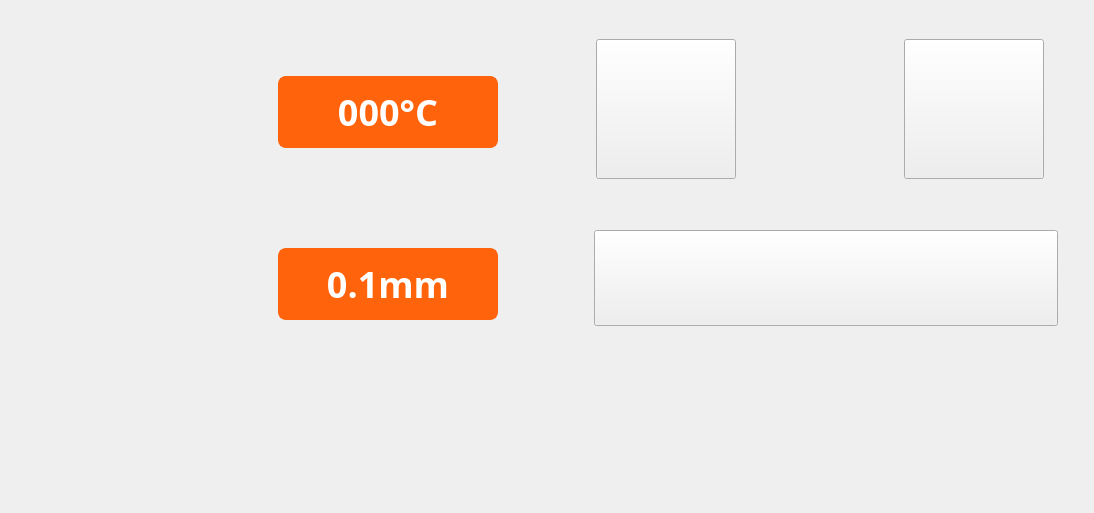
<?xml version="1.0" encoding="UTF-8"?>
<ui version="4.0">
 <class>JLExtruderUnit</class>
 <widget class="QWidget" name="JLExtruderUnit">
  <property name="geometry">
   <rect>
    <x>0</x>
    <y>0</y>
    <width>1094</width>
    <height>513</height>
   </rect>
  </property>
  <property name="windowTitle">
   <string>Form</string>
  </property>
  <widget class="QLabel" name="label">
   <property name="geometry">
    <rect>
     <x>0</x>
     <y>0</y>
     <width>1094</width>
     <height>513</height>
    </rect>
   </property>
   <property name="styleSheet">
    <string notr="true">QLabel{
	border-image: url(:/image/extruder_bg.png);
}</string>
   </property>
   <property name="text">
    <string/>
   </property>
  </widget>
  <widget class="QPushButton" name="btnUnload">
   <property name="geometry">
    <rect>
     <x>596</x>
     <y>39</y>
     <width>140</width>
     <height>140</height>
    </rect>
   </property>
   <property name="font">
    <font>
     <family>Barlow</family>
     <pointsize>-1</pointsize>
     <weight>75</weight>
     <bold>true</bold>
    </font>
   </property>
   <property name="styleSheet">
    <string notr="true">QPushButton::enabled{
	font-weight: bold;
	font-family:Barlow;outline:none;border-radius: 20px;
	background-color: rgb(255, 99, 11);
	color: rgb(255, 255, 255);
	font-size: 36px;
	font-family: Barlow;
	border: 2px solid rgb(255, 99, 11) ;
	border-image: url(:/image/unload_enable.png)
}

QPushButton::disabled{
	font-weight: bold;
	font-family:Barlow;outline:none;border-radius: 20px;
	background-color: rgb(255, 99, 11);
	color: rgb(255, 255, 255);
	font-size: 36px;
	font-family: Barlow;
	border: 2px solid rgb(255, 99, 11) ;
	border-image: url(:/image/unload_disable.png)
}

QPushButton::pressed{
	font-weight: bold;
	font-family:Barlow;outline:none;border-radius: 20px;
	background-color: rgb(255, 99, 11);
	color: rgb(255, 255, 255);
	font-size: 36px;
	font-family: Barlow;
	border: 2px solid rgb(255, 99, 11) ;
	border-image: url(:/image/unload_pressed.png)
}</string>
   </property>
   <property name="text">
    <string/>
   </property>
  </widget>
  <widget class="QPushButton" name="btnLoad">
   <property name="geometry">
    <rect>
     <x>904</x>
     <y>39</y>
     <width>140</width>
     <height>140</height>
    </rect>
   </property>
   <property name="font">
    <font>
     <family>Barlow</family>
     <pointsize>-1</pointsize>
     <weight>75</weight>
     <bold>true</bold>
    </font>
   </property>
   <property name="styleSheet">
    <string notr="true">QPushButton::enabled{
	font-weight: bold;
	font-family:Barlow;outline:none;border-radius: 20px;
	background-color: rgb(255, 99, 11);
	color: rgb(255, 255, 255);
	font-size: 36px;
	font-family: Barlow;
	border: 2px solid rgb(255, 99, 11) ;
	border-image: url(:/image/load_enable.png)
}

QPushButton::disabled{
	font-weight: bold;
	font-family:Barlow;outline:none;border-radius: 20px;
	background-color: rgb(255, 99, 11);
	color: rgb(255, 255, 255);
	font-size: 36px;
	font-family: Barlow;
	border: 2px solid rgb(255, 99, 11) ;
	border-image: url(:/image/load_disable.png)
}

QPushButton::pressed{
	font-weight: bold;
	font-family:Barlow;outline:none;border-radius: 20px;
	background-color: rgb(255, 99, 11);
	color: rgb(255, 255, 255);
	font-size: 36px;
	font-family: Barlow;
	border: 2px solid rgb(255, 99, 11) ;
	border-image: url(:/image/load_pressed.png)
}</string>
   </property>
   <property name="text">
    <string/>
   </property>
  </widget>
  <widget class="QPushButton" name="btnCooldown">
   <property name="geometry">
    <rect>
     <x>594</x>
     <y>230</y>
     <width>464</width>
     <height>96</height>
    </rect>
   </property>
   <property name="font">
    <font>
     <family>Barlow</family>
     <weight>75</weight>
     <bold>true</bold>
    </font>
   </property>
   <property name="styleSheet">
    <string notr="true">QPushButton{
	border-image: url(:image/bed_cooldown.png);
}</string>
   </property>
   <property name="text">
    <string/>
   </property>
  </widget>
  <widget class="QPushButton" name="btnChooseTemp">
   <property name="geometry">
    <rect>
     <x>278</x>
     <y>76</y>
     <width>220</width>
     <height>72</height>
    </rect>
   </property>
   <property name="font">
    <font>
     <family>Barlow</family>
     <pointsize>-1</pointsize>
     <weight>75</weight>
     <bold>true</bold>
    </font>
   </property>
   <property name="styleSheet">
    <string notr="true">QPushButton {
	font-weight: bold;
	font-family:Barlow;outline:none;border-radius: 8px;
	background-color: rgb(255, 99, 11);
	color: rgb(255, 255, 255);
	font-size: 36px;
	text-align: center;
	font-family: Barlow;
	border: 2px solid rgb(255, 99, 11) ;
}</string>
   </property>
   <property name="text">
    <string>000°C</string>
   </property>
  </widget>
  <widget class="QPushButton" name="btnChooseDistance">
   <property name="geometry">
    <rect>
     <x>278</x>
     <y>248</y>
     <width>220</width>
     <height>72</height>
    </rect>
   </property>
   <property name="font">
    <font>
     <family>Barlow</family>
     <pointsize>-1</pointsize>
     <weight>75</weight>
     <bold>true</bold>
    </font>
   </property>
   <property name="styleSheet">
    <string notr="true">QPushButton {
	font-weight: bold;
	font-family:Barlow;outline:none;border-radius: 8px;
	background-color: rgb(255, 99, 11);
	color: rgb(255, 255, 255);
	font-size: 36px;
	text-align: center;
	font-family: Barlow;
	border: 2px solid rgb(255, 99, 11) ;
}</string>
   </property>
   <property name="text">
    <string>0.1mm</string>
   </property>
  </widget>
 </widget>
 <resources/>
 <connections/>
</ui>
